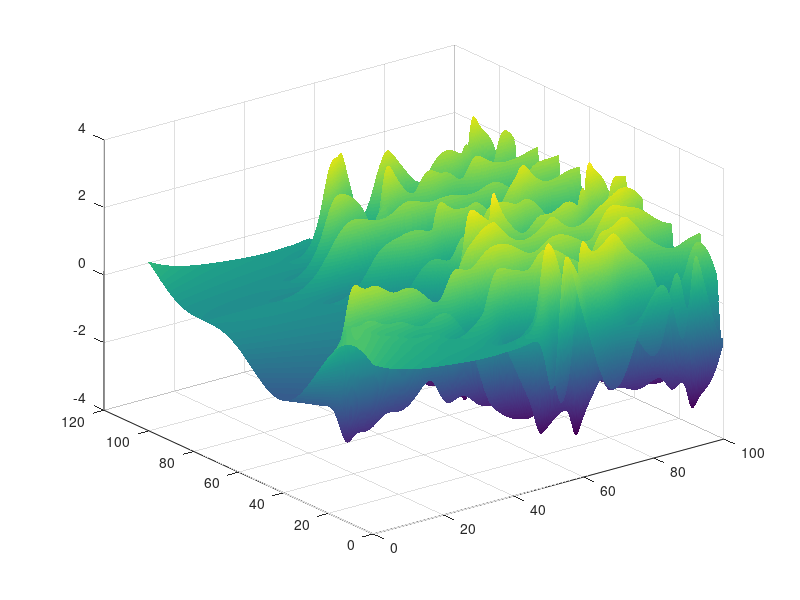

Write the MATLAB code that produced this figure. (Note: this script raises an error after producing the figure.)
% kursiv.m - solution of Kuramoto-Sivashinsky equation by ETDRK4 scheme
%
% u_t = -u*u_x - u_xx - u_xxxx, periodic BCs on [0,32*pi]
% computation is based on v = fft(u), so linear term is diagonal
% compare p27.m in Trefethen, "Spectral Methods in MATLAB", SIAM 2000
% AK Kassam and LN Trefethen, July 2002
% Spatial grid and initial condition:
clear all
N = 2048;
x = 32*pi*(1:N)'/N;
u = cos(x/16).*(1+sin(x/16));
v = fft(u);
% Precompute various ETDRK4 scalar quantities:
h = 0.1; % time step
k = [0:N/2-1 0 -N/2+1:-1]'/16; % wave numbers
L = k.^2 - k.^4; % Fourier multipliers
E = exp(h*L); E2 = exp(h*L/2);
M = 16; % no. of points for complex means
r = exp(1i*pi*((1:M)-.5)/M); % roots of unity
LR = h*L(:,ones(M,1)) + r(ones(N,1),:);
Q = h*real(mean( (exp(LR/2)-1)./LR ,2));
f1 = h*real(mean( (-4-LR+exp(LR).*(4-3*LR+LR.^2))./LR.^3 ,2));
f2 = h*real(mean( (2+LR+exp(LR).*(-2+LR))./LR.^3 ,2));
f3 = h*real(mean( (-4-3*LR-LR.^2+exp(LR).*(4-LR))./LR.^3 ,2));
% Main time-stepping loop:
uu = u; tt = 0;
tmax = 100; nmax = round(tmax/h); nplt = floor((tmax/1000)/h);
g = -0.5i*k;
for n = 1:nmax
t = n*h;
Nv = g.*fft(real(ifft(v)).^2);
a = E2.*v + Q.*Nv;
Na = g.*fft(real(ifft(a)).^2);
b = E2.*v + Q.*Na;
Nb = g.*fft(real(ifft(b)).^2);
c = E2.*a + Q.*(2*Nb-Nv);
Nc = g.*fft(real(ifft(c)).^2);
v = E.*v + Nv.*f1 + 2*(Na+Nb).*f2 + Nc.*f3;
if mod(n,nplt)==0
u = real(ifft(v));
uu = [uu,u]; tt = [tt,t];
end
end
% Plot results:
surf(tt,x,uu), shading interp, lighting phong, axis tight
view([-90 90]), colormap(autumn); set(gca,'zlim',[-5 50]);
light('color',[1 1 0],'position',[-1,2,2]);
material([0.30 0.60 0.60 40.00 1.00]);
